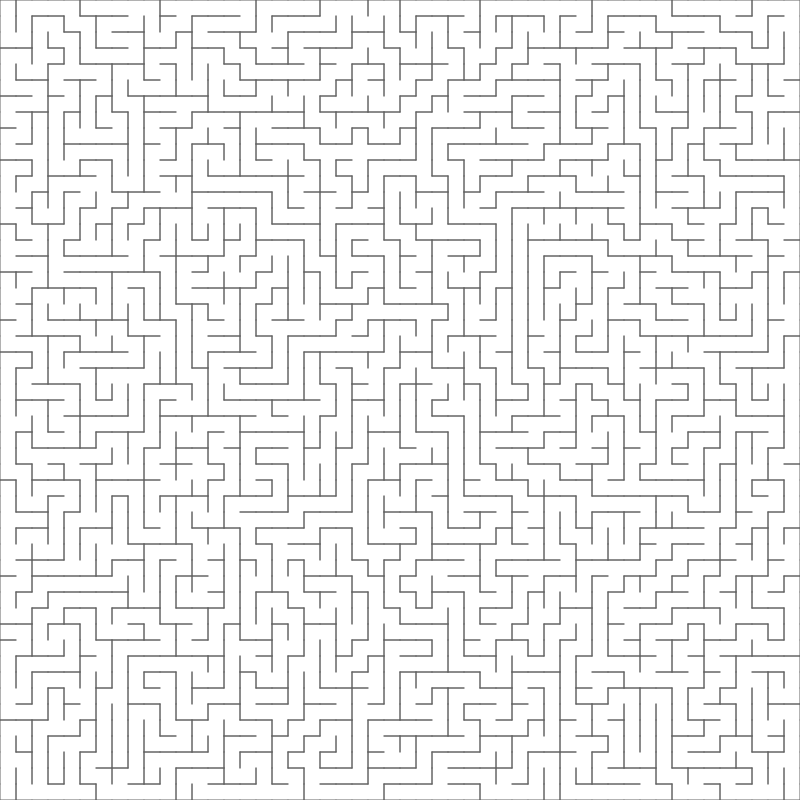
Frame 1 (no input)
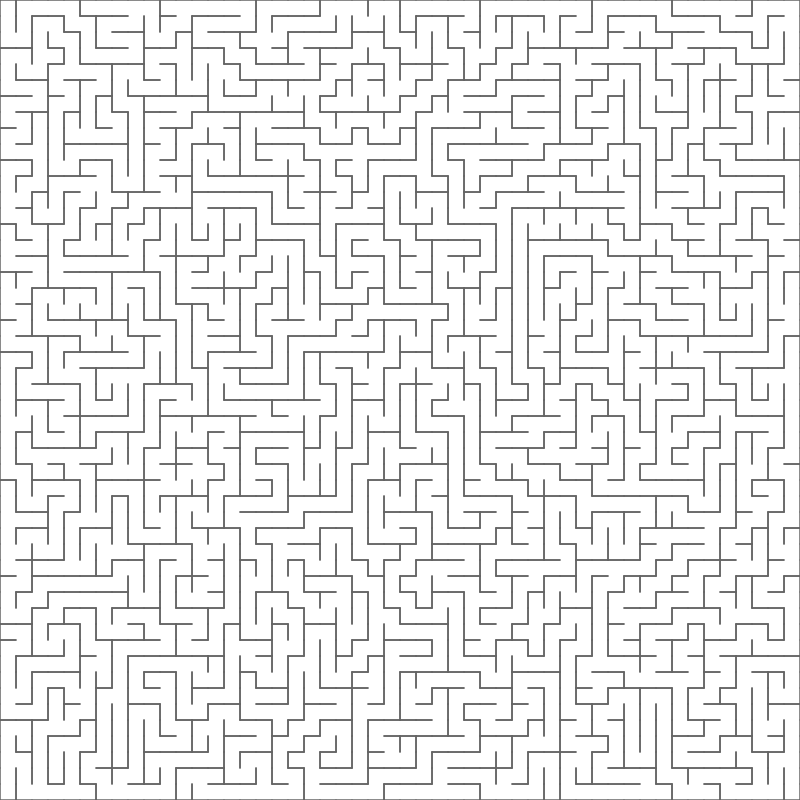
Frame 2 (the mouse pressed at the canvas centre, redrawn once)

The p5.js sketch that drew these frames (run headless with seeded random() and noise() and a simulated clock; the mouse was pressed at the canvas centre and the sketch redrawn once):

// p5.js sketch
// ── sketch.js
const WORLD_SIZE = 800;
const MAZE_SIZE = 50

let cells = [];
let maze = null;

function setup() {
	createCanvas(WORLD_SIZE, WORLD_SIZE);
	for (let r = 0; r < MAZE_SIZE; r++) {
		row = [];
		for (let c = 0; c < MAZE_SIZE; c++) {
			row.push(new Cell(r, c));
		}
		cells.push(row);
	}
	cells[0][0].build(cells);
}

function draw() {
	if (maze === null) {
		maze = mazeImage(WORLD_SIZE, cells);
	}
	image(maze, 0, 0);
	noLoop();
}

function mazeImage(worldSize, cells) {
	const cellSize = Math.floor(worldSize / cells.length);
	const buffer = createGraphics(worldSize, worldSize);
	buffer.stroke(100);
	for (let row of cells) {
		for (let cell of row) {
			cell.draw(buffer, cellSize);
		}
	}
	return buffer;
}
// ── Cell.js
class Cell {

	constructor(row, column) {
		this.row = row;
		this.column = column;
		this.visited = false;
		this.walls = new Set(ALL_DIRECTIONS.values());
	}

	isVisited() {
		return this.visited;
	}

	setVisited(visited) {
		this.visited = visited;
	}

	removeWall(direction) {
		this.walls.delete(direction);
	}

	build(cells) {
		// TODO Implement the algorithm:
		//
		// 1. Mark this Cell instance as visited.
		//
		this.visited = true;
		// 2. While there are any unvisited neighbors of this
		// instance, repeat the following:
		//
		for (let reachable = this.neighbors(cells, true);
			  reachable.length>0;
			  reachable = this.neighbors(cells,true)) {
			const selection = Math.floor(Math.random()* reachable.length);
			const {direction, destination}=reachable[selection];
			this.removeWall(direction);
			destination.removeWall(direction.opposite());
			destination.build(cells);
		}
		//   a. Select one unvisited neighbor at random.
		//   b. Remove the wall between this cell and the
		//      selected neighbor. (Note that this requires
		//      removal of 2 walls in total - why?)
		//   c. Recursively invoke build(cells) on the selected
		//      neighbor.
	}

	neighbor(cells, direction, unvisitedOnly) {
		// TODO How can we change this to support a toroidal
		// topology? What about an actual adjacency matrix or
		// graph structure?
		let adjacent;
		const r = this.row + direction.rowOffset;
		const c = this.column + direction.colOffset;
		if (r >= 0 && r < cells.length &&
			c >= 0 && c < cells[r].length) {
			adjacent = cells[r][c];
			if (unvisitedOnly && adjacent.visited) {
				adjacent = null;
			}
		} else {
			adjacent = null;
		}
		return adjacent;
	}

	neighbors(cells, unvisitedOnly) {
		return Array.from(this.walls.values())
			.map((w) => new Route(w, this.neighbor(cells, w, true)))
			.filter((n) => n.destination !== null);
	}

	draw(buffer, cellSize) {
		for (let d of this.walls) {
			const startCol = this.column +
				Math.trunc((d.colOffset + 1) / 2) -
				Math.trunc((d.rowOffset - 1) / 2);
			const endCol = startCol + d.rowOffset;
			const startRow = this.row +
				Math.trunc((d.rowOffset + 1) / 2) -
				Math.trunc((d.colOffset - 1) / 2);
			const endRow = startRow + d.colOffset;
			buffer.line(cellSize * startCol, cellSize * startRow,
				cellSize * endCol, cellSize * endRow);
		}
	}

}

// ── Direction.js
const Direction = {
	NORTH: {
		rowOffset: -1,
		colOffset: 0,
		opposite: () => Direction.SOUTH
	},
	EAST: {
		rowOffset: 0,
		colOffset: 1,
		opposite: () => Direction.WEST
	},
	SOUTH: {
		rowOffset: 1,
		colOffset: 0,
		opposite: () => Direction.NORTH
	},
	WEST: {
		rowOffset: 0,
		colOffset: -1,
		opposite: () => Direction.EAST
	}
};

const ALL_DIRECTIONS = new Set([
	Direction.NORTH,
	Direction.EAST,
	Direction.SOUTH,
	Direction.WEST
]);


// ── Route.js
class Route {

	constructor(direction, destination) {
		this.direction = direction;
		this.destination = destination;
	}

}
